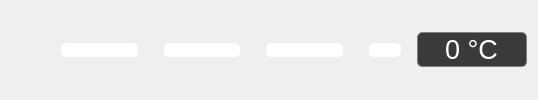
             <widget class="QFrame" name="frame">
              <property name="styleSheet">
               <string notr="true"/>
              </property>
              <property name="frameShape">
               <enum>QFrame::NoFrame</enum>
              </property>
              <property name="frameShadow">
               <enum>QFrame::Raised</enum>
              </property>
              <layout class="QHBoxLayout" name="horizontalLayout_21">
               <item>
                <layout class="QHBoxLayout" name="horizontalLayout_20" stretch="0,1,1,1,0,1">
                 <property name="rightMargin">
                  <number>0</number>
                 </property>
                 <item>
                  <spacer name="horizontalSpacer_97">
                   <property name="orientation">
                    <enum>Qt::Horizontal</enum>
                   </property>
                   <property name="sizeHint" stdset="0">
                    <size>
                     <width>40</width>
                     <height>20</height>
                    </size>
                   </property>
                  </spacer>
                 </item>
                 <item>
                  <widget class="InterLockSensor" name="btnLock">
                   <property name="styleSheet">
                    <string notr="true">QPushButton{
outline : 0;
background-color: rgb(255, 255, 255);
border-radius:5px;
margin:0 10px 0 10px;
}</string>
                   </property>
                   <property name="text">
                    <string/>
                   </property>
                   <property name="icon">
                    <iconset>
                     <normaloff>images/unlock.png</normaloff>images/unlock.png</iconset>
                   </property>
                   <property name="iconSize">
                    <size>
                     <width>80</width>
                     <height>80</height>
                    </size>
                   </property>
                  </widget>
                 </item>
                 <item>
                  <widget class="Sensor" name="btnWaterLevel">
                   <property name="styleSheet">
                    <string notr="true">QPushButton{
outline : 0;
background-color: rgb(255, 255, 255);
border-radius:5px;
margin:0 10px 0 10px;
}</string>
                   </property>
                   <property name="text">
                    <string/>
                   </property>
                   <property name="icon">
                    <iconset>
                     <normaloff>images/waterLevel.png</normaloff>images/waterLevel.png</iconset>
                   </property>
                   <property name="iconSize">
                    <size>
                     <width>80</width>
                     <height>80</height>
                    </size>
                   </property>
                  </widget>
                 </item>
                 <item>
                  <widget class="Sensor" name="btnWaterflow">
                   <property name="styleSheet">
                    <string notr="true">QPushButton{
outline : 0;
background-color: rgb(255, 255, 255);
border-radius:5px;
margin:0 10px 0 10px;
}</string>
                   </property>
                   <property name="text">
                    <string/>
                   </property>
                   <property name="icon">
                    <iconset>
                     <normaloff>images/waterflow.png</normaloff>images/waterflow.png</iconset>
                   </property>
                   <property name="iconSize">
                    <size>
                     <width>80</width>
                     <height>80</height>
                    </size>
                   </property>
                  </widget>
                 </item>
                 <item>
                  <widget class="TempSensor" name="btnTemp">
                   <property name="styleSheet">
                    <string notr="true">QPushButton{
outline : 0;
background-color: rgb(255, 255, 255);
border-radius:5px;
margin:0 10px 0 10px;
}</string>
                   </property>
                   <property name="text">
                    <string/>
                   </property>
                   <property name="icon">
                    <iconset>
                     <normaloff>images/temp.png</normaloff>images/temp.png</iconset>
                   </property>
                   <property name="iconSize">
                    <size>
                     <width>80</width>
                     <height>80</height>
                    </size>
                   </property>
                  </widget>
                 </item>
                 <item>
                  <widget class="QLineEdit" name="txtTemp">
                   <property name="enabled">
                    <bool>false</bool>
                   </property>
                   <property name="minimumSize">
                    <size>
                     <width>110</width>
                     <height>0</height>
                    </size>
                   </property>
                   <property name="font">
                    <font>
                     <family>Arial</family>
                     <pointsize>20</pointsize>
                    </font>
                   </property>
                   <property name="styleSheet">
                    <string notr="true">QLineEdit{
color: rgb(255, 255, 255);
background-color: rgb(58, 58, 58);
border-radius:5px;
border:1px solid gray;
}</string>
                   </property>
                   <property name="text">
                    <string>0 °C</string>
                   </property>
                   <property name="alignment">
                    <set>Qt::AlignCenter</set>
                   </property>
                   <property name="readOnly">
                    <bool>true</bool>
                   </property>
                  </widget>
                 </item>
                </layout>
               </item>
              </layout>
             </widget>
